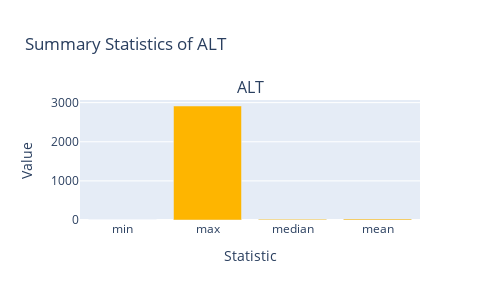
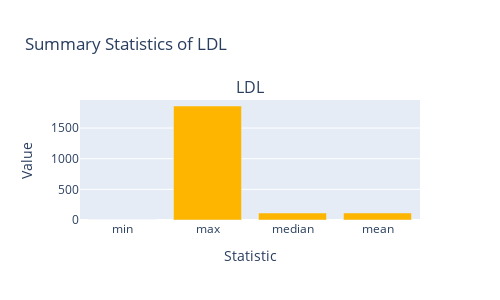
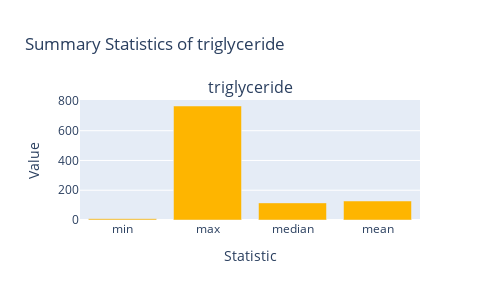
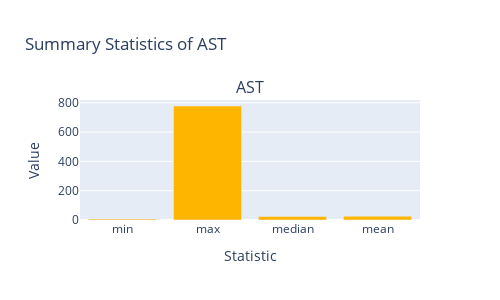

Source (notebook cell) for these figures, in order:
### Markdown cell above
Looking at the box plots for each variable, we observe outliers present across almost every column. However, it's essential to interpret these outliers within the context of our health dataset. With diverse individuals: various sexes and backgrounds, direct comparisons can be challenging. For instance, a larger waist size doesn't necessarily is poor health; factors like age and body type must be considered. While identifying outliers is crucial, we mustn't apply overly strict criteria, as our goal is to develop a model capable of generalizing across diverse populations.

However, certain columns get particular attention, as they have isolated outliers that appear to be extremely uncommon

* ALT
* LDL
* TRIGLYCERIDE
* AST
* GTP

### Code cell
import plotly.graph_objects as go
from plotly.subplots import make_subplots

columns_to_check = ['ALT', 'LDL', 'triglyceride', 'AST', 'Gtp']

summary_stats = train[columns_to_check].describe().transpose()

# Define the color
color = '#FEB500'  # Change color to #FEB500

for i, col in enumerate(columns_to_check, start=1):
    fig = make_subplots(rows=1, cols=1,
                        subplot_titles=[col],
                        vertical_spacing=0.1,  # Reduce vertical spacing
                        horizontal_spacing=0.02)  # Reduce horizontal spacing

    fig.add_trace(go.Bar(
        x=['min', 'max', 'median', 'mean'],
        y=[summary_stats.loc[col, 'min'], summary_stats.loc[col, 'max'],
           summary_stats.loc[col, '50%'], summary_stats.loc[col, 'mean']],
        name=col,
        marker=dict(color=color),
        showlegend=False
    ))

    # Update layout
    fig.update_layout(
        title=f'Summary Statistics of {col}',
        xaxis=dict(title='Statistic'),
        yaxis=dict(title='Value'),
        height=300,  # Set fixed height
        width=500  # Set fixed width
    )

    fig.show()

### Figure 1 — Plotly figure (JSON) as saved in the notebook; plotly's stock layout.template omitted (floating-point values rounded to 4 significant figures)
{"data": [{"marker": {"color": "#FEB500"}, "name": "ALT", "showlegend": false, "type": "bar", "x": ["min", "max", "median", "mean"], "y": [1, 2914, 22, 26.55]}], "layout": {"annotations": [{"font": {"size": 16}, "showarrow": false, "text": "ALT", "x": 0.5, "xanchor": "center", "xref": "paper", "y": 1, "yanchor": "bottom", "yref": "paper"}], "height": 300, "title": {"text": "Summary Statistics of ALT"}, "width": 500, "xaxis": {"anchor": "y", "domain": [0, 1], "title": {"text": "Statistic"}}, "yaxis": {"anchor": "x", "domain": [0, 1], "title": {"text": "Value"}}}}

### Figure 2 — Plotly figure (JSON) as saved in the notebook; plotly's stock layout.template omitted (floating-point values rounded to 4 significant figures)
{"data": [{"marker": {"color": "#FEB500"}, "name": "LDL", "showlegend": false, "type": "bar", "x": ["min", "max", "median", "mean"], "y": [1, 1860, 114, 114.6]}], "layout": {"annotations": [{"font": {"size": 16}, "showarrow": false, "text": "LDL", "x": 0.5, "xanchor": "center", "xref": "paper", "y": 1, "yanchor": "bottom", "yref": "paper"}], "height": 300, "title": {"text": "Summary Statistics of LDL"}, "width": 500, "xaxis": {"anchor": "y", "domain": [0, 1], "title": {"text": "Statistic"}}, "yaxis": {"anchor": "x", "domain": [0, 1], "title": {"text": "Value"}}}}

### Figure 3 — Plotly figure (JSON) as saved in the notebook; plotly's stock layout.template omitted (floating-point values rounded to 4 significant figures)
{"data": [{"marker": {"color": "#FEB500"}, "name": "triglyceride", "showlegend": false, "type": "bar", "x": ["min", "max", "median", "mean"], "y": [8, 766, 115, 127.6]}], "layout": {"annotations": [{"font": {"size": 16}, "showarrow": false, "text": "triglyceride", "x": 0.5, "xanchor": "center", "xref": "paper", "y": 1, "yanchor": "bottom", "yref": "paper"}], "height": 300, "title": {"text": "Summary Statistics of triglyceride"}, "width": 500, "xaxis": {"anchor": "y", "domain": [0, 1], "title": {"text": "Statistic"}}, "yaxis": {"anchor": "x", "domain": [0, 1], "title": {"text": "Value"}}}}

### Figure 4 — Plotly figure (JSON) as saved in the notebook; plotly's stock layout.template omitted (floating-point values rounded to 4 significant figures)
{"data": [{"marker": {"color": "#FEB500"}, "name": "AST", "showlegend": false, "type": "bar", "x": ["min", "max", "median", "mean"], "y": [6, 778, 24, 25.52]}], "layout": {"annotations": [{"font": {"size": 16}, "showarrow": false, "text": "AST", "x": 0.5, "xanchor": "center", "xref": "paper", "y": 1, "yanchor": "bottom", "yref": "paper"}], "height": 300, "title": {"text": "Summary Statistics of AST"}, "width": 500, "xaxis": {"anchor": "y", "domain": [0, 1], "title": {"text": "Statistic"}}, "yaxis": {"anchor": "x", "domain": [0, 1], "title": {"text": "Value"}}}}
